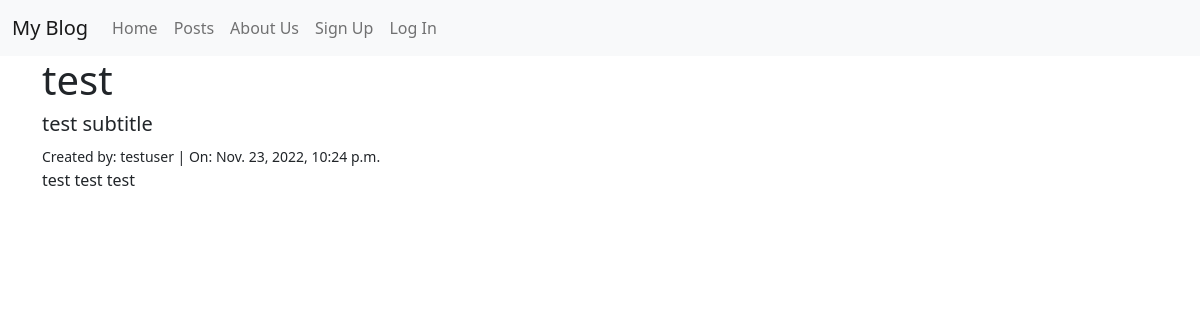
/posts/3/, run on the app's committed database.
### posts/models.py (models this page shows, shortened)
class Post(models.Model):
    title = models.CharField(max_length=128)
    subtitle = models.CharField(max_length=128)
    body = models.TextField()
    created_on = models.DateTimeField(auto_now_add=True)
    author = models.ForeignKey(
        get_user_model(),
        on_delete=models.CASCADE
    )
    status = models.ForeignKey(
        Status,
        on_delete=models.CASCADE,
        null=True,
    )

### posts/views.py (the view)
# urls.py: path('<int:pk>/', views.PostDetailView.as_view(), name='detail'),
class PostDetailView(DetailView):
    template_name = "posts/detail.html"
    model = Post

### templates/posts/detail.html (shortened to what this page needs)
{% extends 'base.html' %}
{% block content %}
<h1>{{ post.title }}</h1>
<h5>{{ post.subtitle }}</h5>
<small>Created by: {{ post.author }} | On: {{ post.created_on }}</small>
<p>{{ post.body }}</p>
{% endblock content %}

### data on the page
Post: title "test", subtitle "test subtitle", author "testuser", created_on "Nov. 23, 2022, 10:24 p.m.", body "test test test"
